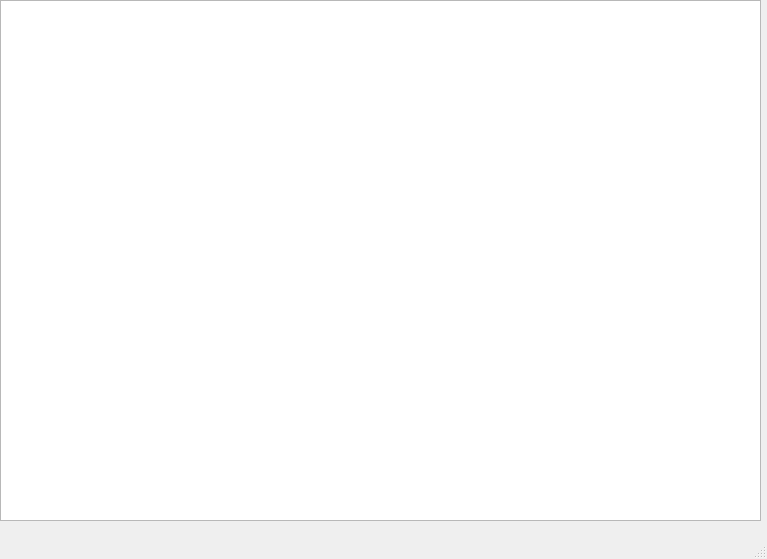
<?xml version="1.0" encoding="UTF-8"?>
<ui version="4.0">
 <class>MainWindow2</class>
 <widget class="QMainWindow" name="MainWindow2">
  <property name="geometry">
   <rect>
    <x>0</x>
    <y>0</y>
    <width>767</width>
    <height>559</height>
   </rect>
  </property>
  <property name="windowTitle">
   <string>information</string>
  </property>
  <widget class="QWidget" name="centralwidget">
   <widget class="QTableWidget" name="information">
    <property name="geometry">
     <rect>
      <x>0</x>
      <y>0</y>
      <width>761</width>
      <height>521</height>
     </rect>
    </property>
   </widget>
  </widget>
  <widget class="QMenuBar" name="menubar">
   <property name="geometry">
    <rect>
     <x>0</x>
     <y>0</y>
     <width>767</width>
     <height>26</height>
    </rect>
   </property>
  </widget>
  <widget class="QStatusBar" name="statusbar"/>
 </widget>
 <resources/>
 <connections/>
</ui>
